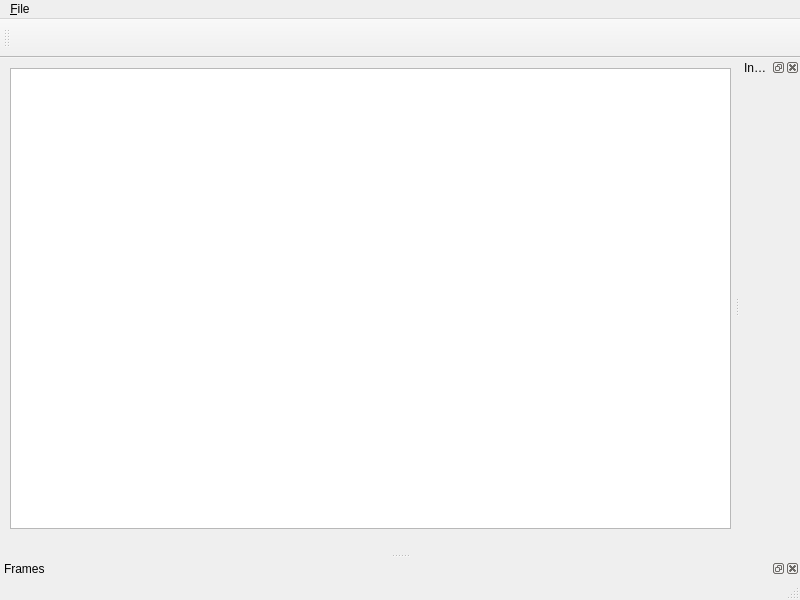
<?xml version="1.0" encoding="UTF-8"?>
<ui version="4.0">
 <class>MainWindow</class>
 <widget class="QMainWindow" name="MainWindow">
  <property name="geometry">
   <rect>
    <x>0</x>
    <y>0</y>
    <width>800</width>
    <height>600</height>
   </rect>
  </property>
  <property name="windowTitle">
   <string>MainWindow</string>
  </property>
  <widget class="QWidget" name="centralwidget">
   <widget class="QGraphicsView" name="graphicsView">
    <property name="geometry">
     <rect>
      <x>10</x>
      <y>10</y>
      <width>721</width>
      <height>461</height>
     </rect>
    </property>
   </widget>
  </widget>
  <widget class="QMenuBar" name="menubar">
   <property name="geometry">
    <rect>
     <x>0</x>
     <y>0</y>
     <width>800</width>
     <height>23</height>
    </rect>
   </property>
   <widget class="QMenu" name="menu_File">
    <property name="title">
     <string>&amp;File</string>
    </property>
    <addaction name="actionLoad_Video"/>
    <addaction name="actionCreate_Project"/>
    <addaction name="actionLoad_Project"/>
    <addaction name="actionSave_Project_As"/>
    <addaction name="actionSave_Project"/>
   </widget>
   <addaction name="menu_File"/>
  </widget>
  <widget class="QStatusBar" name="statusbar"/>
  <widget class="QDockWidget" name="frames_dockWidget">
   <property name="windowTitle">
    <string>Frames</string>
   </property>
   <attribute name="dockWidgetArea">
    <number>8</number>
   </attribute>
   <widget class="QWidget" name="dockWidgetContents_2"/>
  </widget>
  <widget class="QToolBar" name="toolBar">
   <property name="windowTitle">
    <string>toolBar</string>
   </property>
   <attribute name="toolBarArea">
    <enum>TopToolBarArea</enum>
   </attribute>
   <attribute name="toolBarBreak">
    <bool>false</bool>
   </attribute>
   <addaction name="actionAddText"/>
   <addaction name="actionFontDialog"/>
   <addaction name="actionPlay_Video"/>
   <addaction name="actionStop_Video"/>
  </widget>
  <widget class="QDockWidget" name="inspect_dockWidget">
   <property name="minimumSize">
    <size>
     <width>60</width>
     <height>36</height>
    </size>
   </property>
   <property name="windowTitle">
    <string>Inspector</string>
   </property>
   <attribute name="dockWidgetArea">
    <number>2</number>
   </attribute>
   <widget class="QWidget" name="dockWidgetContents"/>
  </widget>
  <action name="actionAddText">
   <property name="icon">
    <iconset theme="list-add">
     <normaloff>.</normaloff>.</iconset>
   </property>
   <property name="text">
    <string/>
   </property>
   <property name="toolTip">
    <string>add Text</string>
   </property>
  </action>
  <action name="actionFontDialog">
   <property name="icon">
    <iconset theme="font-x-generic">
     <normaloff>.</normaloff>.</iconset>
   </property>
   <property name="text">
    <string/>
   </property>
   <property name="toolTip">
    <string>open Font Dialog</string>
   </property>
  </action>
  <action name="actionLoad_Video">
   <property name="icon">
    <iconset theme="video-x-generic">
     <normaloff>.</normaloff>.</iconset>
   </property>
   <property name="text">
    <string>Load Video</string>
   </property>
  </action>
  <action name="actionLoad_Project">
   <property name="icon">
    <iconset theme="document-open">
     <normaloff>.</normaloff>.</iconset>
   </property>
   <property name="text">
    <string>Load Project</string>
   </property>
  </action>
  <action name="actionSave_Project_As">
   <property name="icon">
    <iconset theme="document-save-as">
     <normaloff>.</normaloff>.</iconset>
   </property>
   <property name="text">
    <string>Save Project As ..</string>
   </property>
  </action>
  <action name="actionSave_Project">
   <property name="icon">
    <iconset theme="document-save">
     <normaloff>.</normaloff>.</iconset>
   </property>
   <property name="text">
    <string>Save Project</string>
   </property>
   <property name="shortcut">
    <string>Ctrl+S</string>
   </property>
  </action>
  <action name="actionCreate_Project">
   <property name="icon">
    <iconset theme="document-new">
     <normaloff>.</normaloff>.</iconset>
   </property>
   <property name="text">
    <string>Create Project</string>
   </property>
  </action>
  <action name="actionPlay_Video">
   <property name="icon">
    <iconset theme="media-playback-start">
     <normaloff>.</normaloff>.</iconset>
   </property>
   <property name="text">
    <string/>
   </property>
   <property name="toolTip">
    <string>Play Video</string>
   </property>
  </action>
  <action name="actionStop_Video">
   <property name="icon">
    <iconset theme="media-playback-stop">
     <normaloff>.</normaloff>.</iconset>
   </property>
   <property name="text">
    <string/>
   </property>
   <property name="toolTip">
    <string>Stop Video</string>
   </property>
  </action>
 </widget>
 <resources/>
 <connections/>
</ui>
